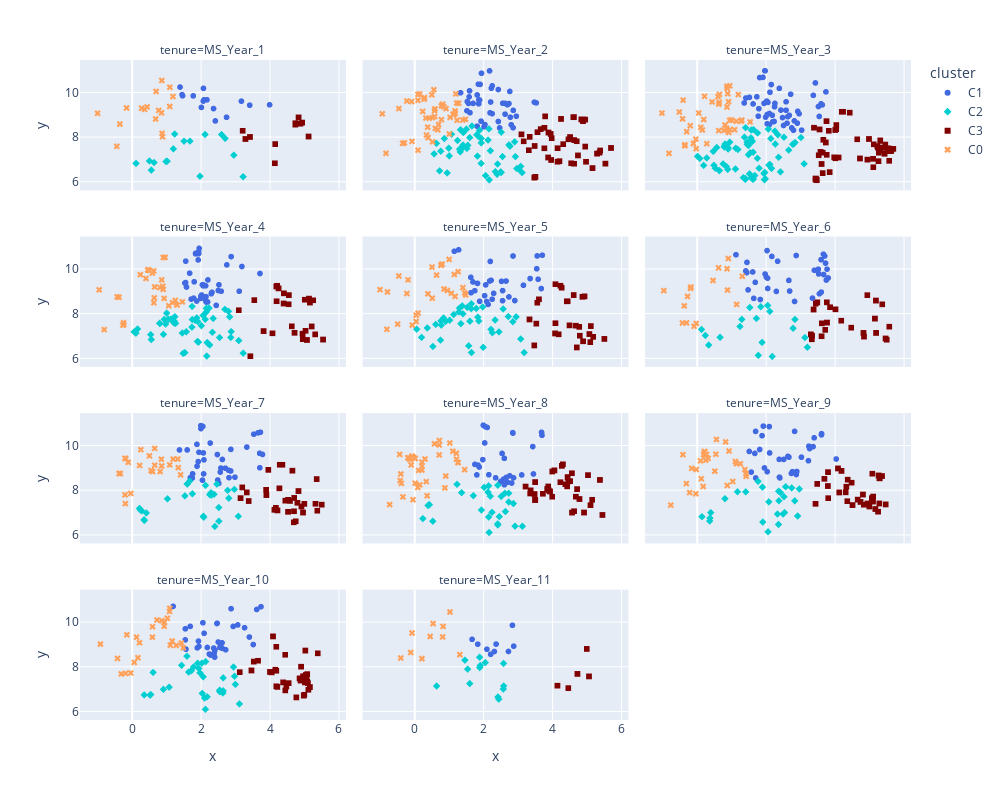

Notebook code for this chart:
### Markdown cell above
In above, we can clearly see that all clusters are more or less equally spreaded over the years.

### Code cell
fig = px.scatter(df_dim_date, x='x', y='y', color='cluster', symbol = 'cluster', color_discrete_map = {'CO':'lavender', 'C1':'royalblue', 'C2':'darkturquoise', 'C3':'maroon'}, 
                facet_col='tenure', facet_col_wrap=3, size_max = 12, hover_data = 'Topics')
fig.update_layout(height=800, width=1000)
fig.show()
